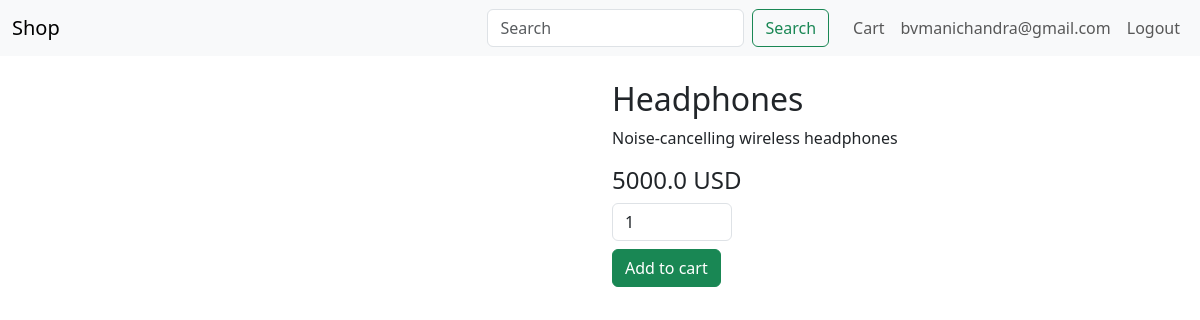
Page /product/2 (signed in) on the committed database.
### app/models.py (models this page shows, shortened)
class User(UserMixin, db.Model):
    id = db.Column(db.Integer, primary_key=True)
    email = db.Column(db.String(150), unique=True, nullable=False)
    password_hash = db.Column(db.String(256), nullable=False)
    name = db.Column(db.String(120))
    is_admin = db.Column(db.Boolean, default=False)
    orders = db.relationship('Order', backref='user', lazy=True)

class Product(db.Model):
    id = db.Column(db.Integer, primary_key=True)
    title = db.Column(db.String(150), nullable=False)
    description = db.Column(db.Text)
    price = db.Column(db.Float, nullable=False)
    image = db.Column(db.String(200))
    stock = db.Column(db.Integer, default=10)
    category_id = db.Column(db.Integer, db.ForeignKey('category.id'))

### app/routes.py (the view)
@main_bp.route('/product/<int:product_id>')
def product_detail(product_id):
    p = Product.query.get_or_404(product_id)
    return render_template('product_detail.html', product=p)

### app/routes.py (called while the page is built)
@login_manager.user_loader
def load_user(user_id):
    return User.query.get(int(user_id))

### app/templates/product_detail.html (shortened to what this page needs)
{% extends 'base.html' %}
{% block content %}
  <div class="row">
    <div class="col-md-6">
    </div>
    <div class="col-md-6">
      <h2>{{ product.title }}</h2>
      <p>{{ product.description }}</p>
      <h4>{{ product.price }} USD</h4>
      <form method="post" action="{{ url_for('main.add_to_cart', product_id=product.id) }}">
        <input type="number" name="quantity" value="1" min="1" class="form-control mb-2" style="width:120px">
        <button class="btn btn-success">Add to cart</button>
      </form>
    </div>
  </div>
{% endblock %}

### app/templates/base.html (shortened to what this page needs)
<!doctype html>
<html lang="en">
  <head>
    <link href="https://cdn.jsdelivr.net/npm/bootstrap@5.3.0/dist/css/bootstrap.min.css" rel="stylesheet">
    <link rel="stylesheet" href="{{ url_for('static', filename='css/style.css') }}">
  </head>
  <body>
    <nav class="navbar navbar-expand-lg navbar-light bg-light">
      <div class="container-fluid">
        <a class="navbar-brand" href="{{ url_for('main.home') }}">Shop</a>
        <div class="collapse navbar-collapse">
          <form class="d-flex ms-auto" method="get" action="{{ url_for('main.home') }}">
              <input class="form-control me-2" name="q" placeholder="Search" value="{{ q or '' }}">
              <button class="btn btn-outline-success" type="submit">Search</button>
          </form>
          <ul class="navbar-nav ms-3">
            <li class="nav-item"><a class="nav-link" href="{{ url_for('main.view_cart') }}">Cart</a></li>
            {% if current_user.is_authenticated %}
            <li class="nav-item"><a class="nav-link" href="#">{{ current_user.name or current_user.email }}</a></li>
            <li class="nav-item"><a class="nav-link" href="{{ url_for('main.logout') }}">Logout</a></li>
            {% else %}
            <li class="nav-item"><a class="nav-link" href="{{ url_for('main.login') }}">Login</a></li>
            <li class="nav-item"><a class="nav-link" href="{{ url_for('main.register') }}">Register</a></li>
            {% endif %}
          </ul>
        </div>
      </div>
    </nav>
    <div class="container mt-4">
      {% block content %}{% endblock %}
    </div>
  </body>
</html>

### app/static/css/style.css (style rules this page uses)
body { padding-bottom: 60px; }

### rows in the picture
User: name "bvmanichandra@gmail.com"
Product: title "Headphones", description "Noise-cancelling wireless headphones", price "5000.0"
